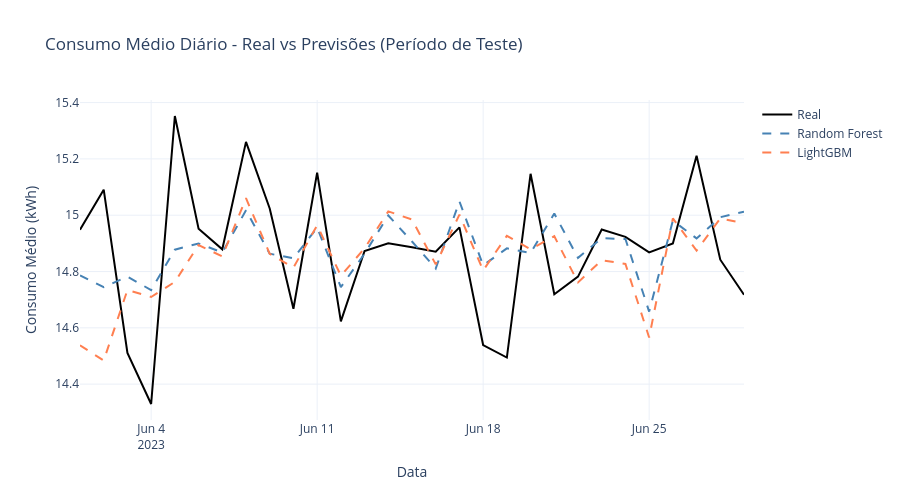

Notebook cell for this chart:
### Markdown cell above
## 2. Previsões vs Valores Reais

### Code cell
# Série temporal: Previsão vs Real (agregado diário)
daily = predictions.groupby('date').agg(
    real=('consumption_kwh', 'mean'),
    rf_pred=('rf_prediction', 'mean'),
    lgb_pred=('lgb_prediction', 'mean')
).reset_index()

fig = go.Figure()
fig.add_trace(go.Scatter(x=daily.date, y=daily.real, name='Real',
                        line=dict(color='black', width=2)))
fig.add_trace(go.Scatter(x=daily.date, y=daily.rf_pred, name='Random Forest',
                        line=dict(color='steelblue', dash='dash')))
fig.add_trace(go.Scatter(x=daily.date, y=daily.lgb_pred, name='LightGBM',
                        line=dict(color='coral', dash='dash')))

fig.update_layout(
    title='Consumo Médio Diário - Real vs Previsões (Período de Teste)',
    xaxis_title='Data', yaxis_title='Consumo Médio (kWh)',
    height=500, template='plotly_white'
)
fig.show()

### Figure 1 — Plotly figure (JSON) as saved in the notebook; plotly's stock layout.template omitted (floating-point values rounded to 4 significant figures)
{"data": [{"line": {"color": "black", "width": 2}, "name": "Real", "type": "scatter", "x": ["2023-06-01T00:00:00", "2023-06-02T00:00:00", "2023-06-03T00:00:00", "2023-06-04T00:00:00", "2023-06-05T00:00:00", "2023-06-06T00:00:00", "2023-06-07T00:00:00", "2023-06-08T00:00:00", "2023-06-09T00:00:00", "2023-06-10T00:00:00", "2023-06-11T00:00:00", "2023-06-12T00:00:00", "2023-06-13T00:00:00", "2023-06-14T00:00:00", "2023-06-15T00:00:00", "2023-06-16T00:00:00", "2023-06-17T00:00:00", "2023-06-18T00:00:00", "2023-06-19T00:00:00", "2023-06-20T00:00:00", "2023-06-21T00:00:00", "2023-06-22T00:00:00", "2023-06-23T00:00:00", "2023-06-24T00:00:00", "2023-06-25T00:00:00", "2023-06-26T00:00:00", "2023-06-27T00:00:00", "2023-06-28T00:00:00", "2023-06-29T00:00:00"], "y": [14.95, 15.09, 14.51, 14.33, 15.35, 14.95, 14.88, 15.26, 15.02, 14.67, 15.15, 14.62, 14.87, 14.9, 14.89, 14.87, 14.96, 14.54, 14.49, 15.15, 14.72, 14.78, 14.95, 14.92, 14.87, 14.9, 15.21, 14.84, 14.72]}, {"line": {"color": "steelblue", "dash": "dash"}, "name": "Random Forest", "type": "scatter", "x": ["2023-06-01T00:00:00", "2023-06-02T00:00:00", "2023-06-03T00:00:00", "2023-06-04T00:00:00", "2023-06-05T00:00:00", "2023-06-06T00:00:00", "2023-06-07T00:00:00", "2023-06-08T00:00:00", "2023-06-09T00:00:00", "2023-06-10T00:00:00", "2023-06-11T00:00:00", "2023-06-12T00:00:00", "2023-06-13T00:00:00", "2023-06-14T00:00:00", "2023-06-15T00:00:00", "2023-06-16T00:00:00", "2023-06-17T00:00:00", "2023-06-18T00:00:00", "2023-06-19T00:00:00", "2023-06-20T00:00:00", "2023-06-21T00:00:00", "2023-06-22T00:00:00", "2023-06-23T00:00:00", "2023-06-24T00:00:00", "2023-06-25T00:00:00", "2023-06-26T00:00:00", "2023-06-27T00:00:00", "2023-06-28T00:00:00", "2023-06-29T00:00:00"], "y": [14.79, 14.74, 14.78, 14.73, 14.88, 14.9, 14.87, 15.02, 14.86, 14.85, 14.96, 14.74, 14.86, 15.0, 14.91, 14.81, 15.05, 14.82, 14.88, 14.87, 15.01, 14.85, 14.92, 14.92, 14.66, 14.98, 14.92, 14.99, 15.01]}, {"line": {"color": "coral", "dash": "dash"}, "name": "LightGBM", "type": "scatter", "x": ["2023-06-01T00:00:00", "2023-06-02T00:00:00", "2023-06-03T00:00:00", "2023-06-04T00:00:00", "2023-06-05T00:00:00", "2023-06-06T00:00:00", "2023-06-07T00:00:00", "2023-06-08T00:00:00", "2023-06-09T00:00:00", "2023-06-10T00:00:00", "2023-06-11T00:00:00", "2023-06-12T00:00:00", "2023-06-13T00:00:00", "2023-06-14T00:00:00", "2023-06-15T00:00:00", "2023-06-16T00:00:00", "2023-06-17T00:00:00", "2023-06-18T00:00:00", "2023-06-19T00:00:00", "2023-06-20T00:00:00", "2023-06-21T00:00:00", "2023-06-22T00:00:00", "2023-06-23T00:00:00", "2023-06-24T00:00:00", "2023-06-25T00:00:00", "2023-06-26T00:00:00", "2023-06-27T00:00:00", "2023-06-28T00:00:00", "2023-06-29T00:00:00"], "y": [14.54, 14.48, 14.73, 14.71, 14.76, 14.89, 14.85, 15.06, 14.86, 14.81, 14.96, 14.79, 14.88, 15.01, 14.98, 14.83, 15.0, 14.8, 14.93, 14.88, 14.93, 14.76, 14.84, 14.83, 14.57, 14.99, 14.87, 14.99, 14.97]}], "layout": {"height": 500, "title": {"text": "Consumo Médio Diário - Real vs Previsões (Período de Teste)"}, "xaxis": {"title": {"text": "Data"}}, "yaxis": {"title": {"text": "Consumo Médio (kWh)"}}}}
